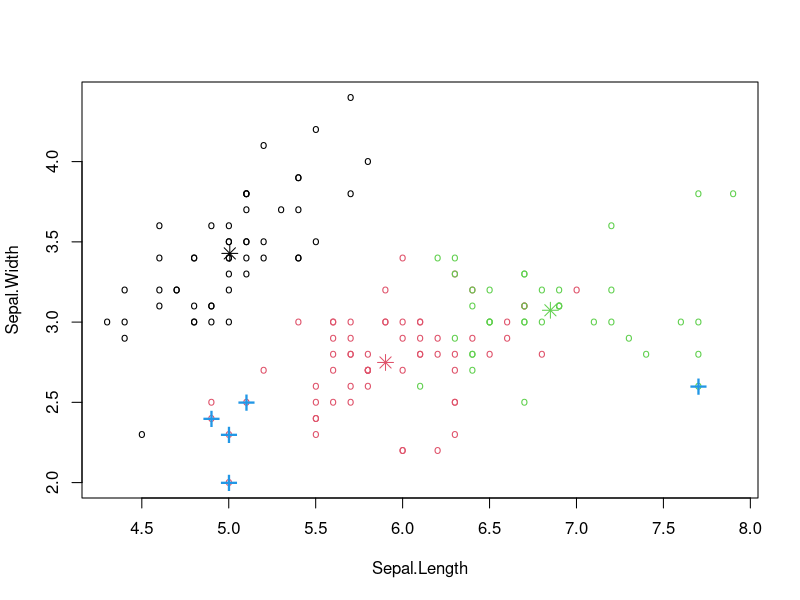
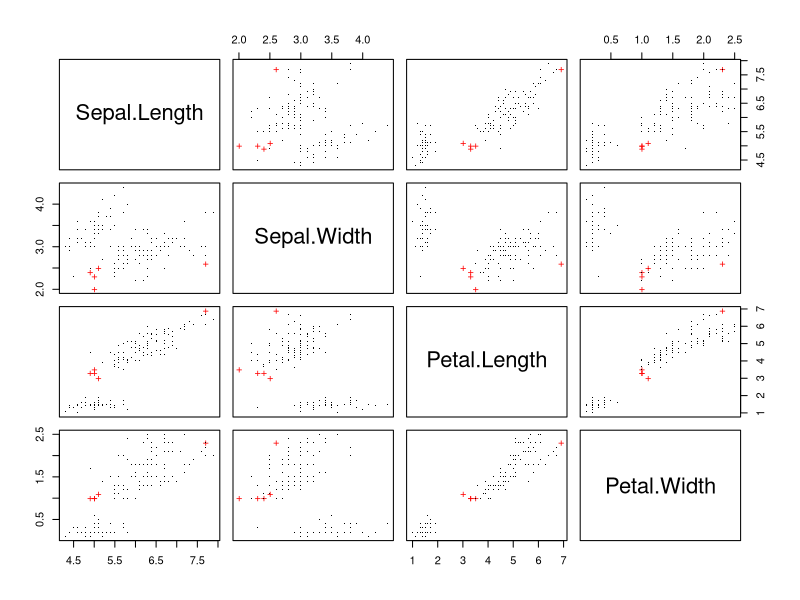

R code for these plots, in order:
### Outlier Detection by K-Means Clustering ####
iris2 <- iris[,1:4]
# iris2 <- iris[1:4] # same as above
kmeans.result <- kmeans(iris2, centers = 3)
str(kmeans.result)
kmeans.result$centers
kmeans.result$centers[2,] # check specific cluster center
kmeans.result$cluster # cluster number for each obs.
centers <- kmeans.result$centers[kmeans.result$cluster,]
centers # 150*4 numeric matrix, interesting !
str(centers)
distances <- sqrt(rowSums((iris2 - centers)^2))
distances # a numeric vector of 150 elements
outliers_kmeans <- order(distances, decreasing = T)[1:5]
?order
outliers_kmeans
iris2[outliers_kmeans,]

plot(iris2[,c("Sepal.Length","Sepal.Width")], pch = "o", col = kmeans.result$cluster, cex = 0.8)
# plot cluster centers
points(kmeans.result$centers[,c("Sepal.Length","Sepal.Width")], col = 1:3, pch = 8, cex = 1.5)

# plot outliers
points(iris2[outliers_kmeans, c("Sepal.Length", "Sepal.Width")], pch = "+", col = 4, cex = 2)

# scatterplot matrix with outliers
n <- nrow(iris2)

pch1 <- rep(".",n)
pch1[outliers_kmeans] <- "+"
col1 <- rep("black",n)
col1[outliers_kmeans] <- "red"
pairs(iris2, pch = pch1, col = col1)

